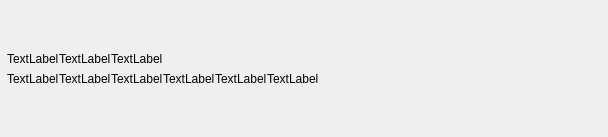
<?xml version="1.0" encoding="UTF-8"?>
<ui version="4.0">
 <class>PLSLiveEndItem</class>
 <widget class="QFrame" name="PLSLiveEndItem">
  <property name="geometry">
   <rect>
    <x>0</x>
    <y>0</y>
    <width>608</width>
    <height>137</height>
   </rect>
  </property>
  <property name="windowTitle">
   <string>Frame</string>
  </property>
  <layout class="QHBoxLayout" name="horizontalLayout">
   <property name="spacing">
    <number>0</number>
   </property>
   <property name="leftMargin">
    <number>0</number>
   </property>
   <property name="topMargin">
    <number>0</number>
   </property>
   <property name="rightMargin">
    <number>0</number>
   </property>
   <property name="bottomMargin">
    <number>0</number>
   </property>
   <item>
    <widget class="ComplexHeaderIcon" name="channelIcon">
     <property name="enabled">
      <bool>true</bool>
     </property>
     <property name="text">
      <string/>
     </property>
    </widget>
   </item>
   <item>
    <layout class="QVBoxLayout" name="verticalLayout">
     <property name="spacing">
      <number>0</number>
     </property>
     <item>
      <spacer name="verticalSpacer">
       <property name="orientation">
        <enum>Qt::Vertical</enum>
       </property>
       <property name="sizeHint" stdset="0">
        <size>
         <width>20</width>
         <height>40</height>
        </size>
       </property>
      </spacer>
     </item>
     <item>
      <widget class="QWidget" name="widget" native="true">
       <layout class="QHBoxLayout" name="horizontalLayout_3">
        <property name="spacing">
         <number>0</number>
        </property>
        <property name="leftMargin">
         <number>0</number>
        </property>
        <property name="topMargin">
         <number>0</number>
        </property>
        <property name="rightMargin">
         <number>0</number>
        </property>
        <property name="bottomMargin">
         <number>0</number>
        </property>
        <item>
         <widget class="QLabel" name="channelLabel">
          <property name="text">
           <string>TextLabel</string>
          </property>
         </widget>
        </item>
        <item>
         <widget class="QLabel" name="dotLabel">
          <property name="text">
           <string>TextLabel</string>
          </property>
         </widget>
        </item>
        <item>
         <widget class="QLabel" name="liveTitleLabel">
          <property name="text">
           <string>TextLabel</string>
          </property>
          <property name="indent">
           <number>0</number>
          </property>
         </widget>
        </item>
        <item>
         <spacer name="horizontalSpacer">
          <property name="orientation">
           <enum>Qt::Horizontal</enum>
          </property>
          <property name="sizeHint" stdset="0">
           <size>
            <width>40</width>
            <height>20</height>
           </size>
          </property>
         </spacer>
        </item>
       </layout>
      </widget>
     </item>
     <item>
      <widget class="QWidget" name="statusWidget" native="true">
       <layout class="QHBoxLayout" name="horizontalLayout_2">
        <property name="spacing">
         <number>0</number>
        </property>
        <property name="leftMargin">
         <number>0</number>
        </property>
        <property name="topMargin">
         <number>0</number>
        </property>
        <property name="rightMargin">
         <number>0</number>
        </property>
        <property name="bottomMargin">
         <number>0</number>
        </property>
        <item>
         <widget class="QLabel" name="statusImage1">
          <property name="text">
           <string>TextLabel</string>
          </property>
         </widget>
        </item>
        <item>
         <widget class="QLabel" name="statusLabel1">
          <property name="text">
           <string>TextLabel</string>
          </property>
          <property name="indent">
           <number>-1</number>
          </property>
         </widget>
        </item>
        <item>
         <widget class="QLabel" name="statusImage2">
          <property name="text">
           <string>TextLabel</string>
          </property>
         </widget>
        </item>
        <item>
         <widget class="QLabel" name="statusLabel2">
          <property name="text">
           <string>TextLabel</string>
          </property>
         </widget>
        </item>
        <item>
         <widget class="QLabel" name="statusImage3">
          <property name="text">
           <string>TextLabel</string>
          </property>
         </widget>
        </item>
        <item>
         <widget class="QLabel" name="statusLabel3">
          <property name="text">
           <string>TextLabel</string>
          </property>
         </widget>
        </item>
        <item>
         <spacer name="horizontalSpacer_4">
          <property name="orientation">
           <enum>Qt::Horizontal</enum>
          </property>
          <property name="sizeHint" stdset="0">
           <size>
            <width>40</width>
            <height>20</height>
           </size>
          </property>
         </spacer>
        </item>
       </layout>
      </widget>
     </item>
     <item>
      <spacer name="verticalSpacer_2">
       <property name="orientation">
        <enum>Qt::Vertical</enum>
       </property>
       <property name="sizeHint" stdset="0">
        <size>
         <width>20</width>
         <height>40</height>
        </size>
       </property>
      </spacer>
     </item>
    </layout>
   </item>
  </layout>
 </widget>
 <customwidgets>
  <customwidget>
   <class>ComplexHeaderIcon</class>
   <extends>QLabel</extends>
   <header>ComplexHeaderIcon.h</header>
  </customwidget>
 </customwidgets>
 <resources/>
 <connections/>
</ui>
